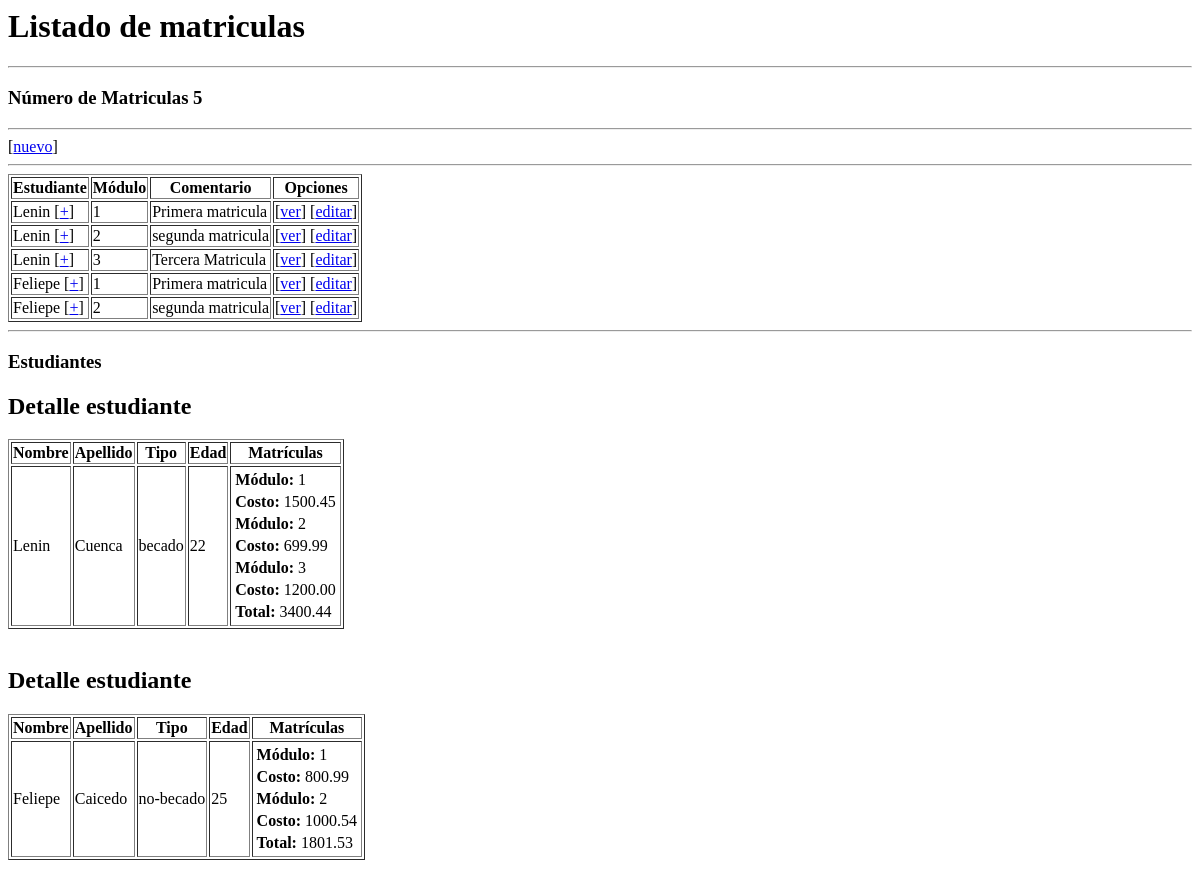
Before: / with the older database file.
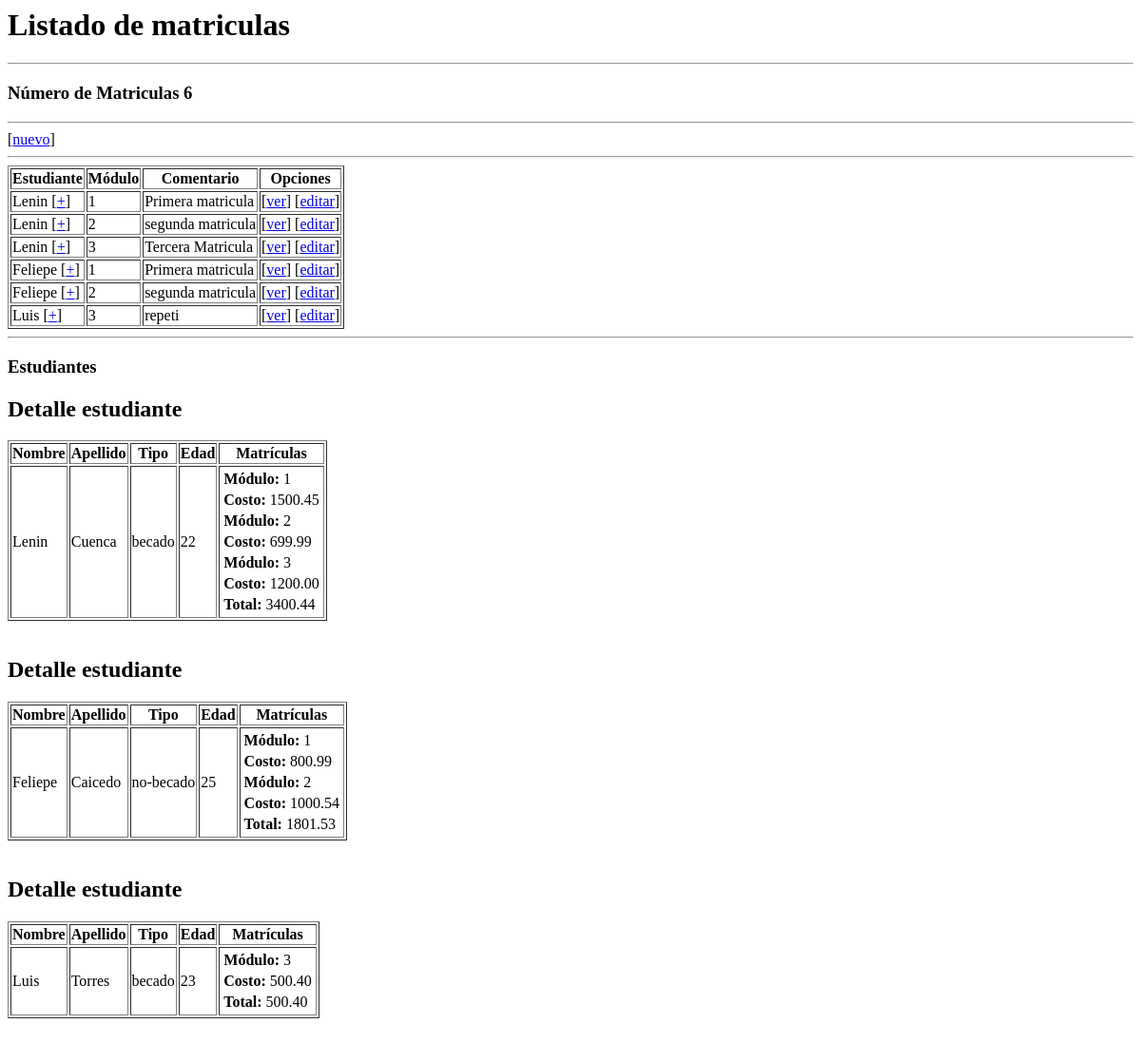
After: the same page with the newer database file.
### administrativo/models.py (models this page shows, shortened)
class Matricula(models.Model):
    estudiante = models.ForeignKey(Estudiante, related_name='lasmatriculas',
            on_delete=models.CASCADE)
    modulo = models.ForeignKey(Modulo, related_name='lasmatriculas',
            on_delete=models.CASCADE)
    comentario = models.CharField(max_length=200)
    costo= models.DecimalField(max_digits=10, decimal_places=2, default=0.00)

class Estudiante(models.Model):
    opciones_tipo_estudiante = (
        ('becado', 'Estudiante Becado'),
        ('no-becado', 'Estudiante No Becado'),
        )
    nombre = models.CharField("Nombre de estudiante", max_length=30)
    apellido = models.CharField(max_length=30)
    cedula = models.CharField(max_length=30, unique=True)
    edad = models.IntegerField("edad de estudiante") # Verbose field names
    tipo_estudiante = models.CharField(max_length=30, \
            choices=opciones_tipo_estudiante)
    modulos = models.ManyToManyField('Modulo', through='Matricula')
    def obtener_matriculas(self):
        return self.lasmatriculas.all()

class Modulo(models.Model):
    opciones_modulo = (
        ('1', 'Primero'),
        ('2', 'Segundo'),
        ('3', 'Tercero'),
        ('4', 'Cuarto'),
        ('5', 'Quinto'),
        ('6', 'Sexto'),
        )
    nombre = models.CharField(max_length=30, \
            choices=opciones_modulo)
    estudiantes = models.ManyToManyField(Estudiante, through='Matricula')

### administrativo/views.py (the view)
# urls.py: path('', views.index, name='index'),
def index(request):
    matriculas = Matricula.objects.all()
    estudiantes = Estudiante.objects.all()
    titulo = "Listado de matriculas"
    for estudiante in estudiantes:
        matriculas_est = estudiante.obtener_matriculas()
        estudiante.total_matriculas = sum([m.costo for m in matriculas_est])
        estudiante.matriculas_list = matriculas_est  # para evitar múltiples consultas en el template
    informacion_template = {
        'matriculas': matriculas,
        'numero_matriculas': len(matriculas),
        'mititulo': titulo,
        'estudiantes': estudiantes,
    }
    return render(request, 'index.html', informacion_template)

### administrativo/templates/index.html (shortened to what this page needs)
<h1>{{mititulo}}</h1>
<hr>
<h3>Número de Matriculas {{ numero_matriculas }}</h3>
<hr>
[<a href="{% url 'crear_matricula' %}">nuevo</a>]
<hr>
<table border="1px">
  <tr>
    <th><b>Estudiante</b></th>
    <th><b>Módulo</b></th>
    <th><b>Comentario</b></th>
    <th><b>Opciones</b></th>
  </tr>
  {% for e in matriculas %}
  <tr>
    <td>
      {{e.estudiante.nombre}}
      [<a href="{% url 'detalle_estudiante' e.estudiante.id %}">+</a>]
    </td>
    <td>
      {{e.modulo.nombre}}
    </td>
    <td>
      {{e.comentario}}
    </td>
    <td>
      [<a href="{% url 'detalle_matricula' e.id %}">ver</a>]
      [<a href="{% url 'editar_matricula' e.id %}">editar</a>]
    </td>
  </tr>
  {% endfor %}
</table>
<hr>
<h3>Estudiantes</h3>
{% for e in estudiantes %}
  <h2>Detalle estudiante</h2>
  <table border="1px">
    <tr>
      <th>Nombre</th>
      <th>Apellido</th>
      <th>Tipo</th>
      <th>Edad</th>
      <th>Matrículas</th>
    </tr>
    <tr>
      <td>{{ e.nombre }}</td>
      <td>{{ e.apellido }}</td>
      <td>{{ e.tipo_estudiante }}</td>
      <td>{{ e.edad }}</td>
      <td>
        <table border="0">
          {% for m in e.matriculas_list %}
          <tr>
            <td><b>Módulo:</b> {{ m.modulo.nombre }}</td>
          </tr>
          <tr>
            <td><b>Costo:</b> {{ m.costo }}</td>
          </tr>
          {% endfor %}
          <tr>
            <td>
              <b>Total:</b> {{ e.total_matriculas }}
            </td>
          </tr>
        </table>
      </td>
    </tr>
  </table>
{% endfor %}

Changed rows visible on the page:
added Matricula: estudiante.nombre "Luis", modulo.nombre "3", comentario "repeti", costo "500.40"
added Estudiante: nombre "Luis", apellido "Torres", tipo_estudiante "becado", edad "23", total_matriculas "500.40"
Other visible differences:
{{ numero_matriculas }}: "5" → "6"
